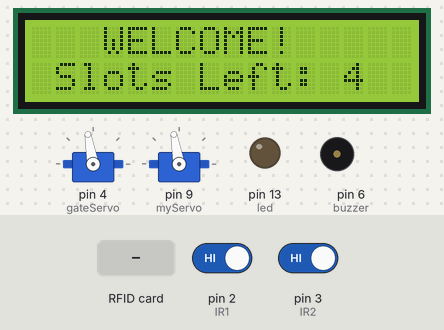
Recording of a sketch running on a simulated Arduino Mega 2560, built with avr-gcc and run on an emulated ATmega2560. Parts: 16×2 character LCD, 2 × servo, output pins drawn as LEDs (lit = HIGH), buzzer (waves = sounding, pin HIGH). The inputs (shaded band) are chosen by the test bench; at power-on: pin 2 (IR1) HIGH, pin 3 (IR2) HIGH. Pins used as bus, display or sensor lines are not drawn; what the sketch prints to the serial monitor is not drawn.

Above: at 3.3 s.
3.4 s: RFID card F4 D2 12 05 held to the reader
At 4.1 s:
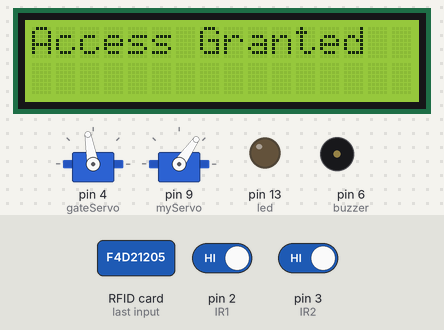
6.4 s: RFID card 5E 7A 19 C4 held to the reader
At 7.8 s:
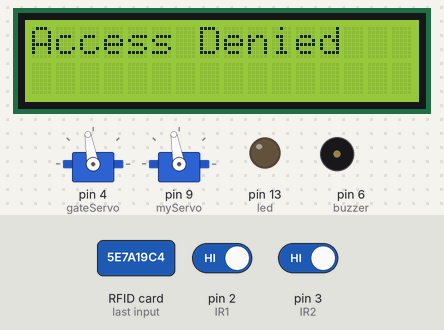
9.4 s: pin 2 (IR1) driven LOW
At 9.7 s:
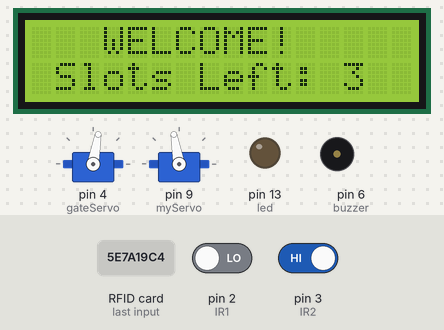
10.9 s: RFID card 03 62 CD A9 held to the reader
At 11.4 s:
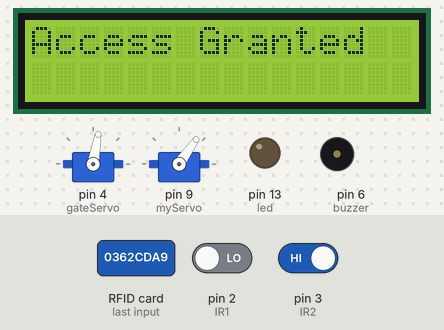
13.9 s: pin 3 (IR2) driven LOW
At 15.7 s:
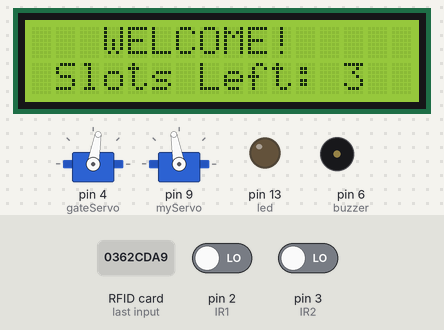
16.9 s: pin 2 (IR1) driven HIGH
At 17.8 s:
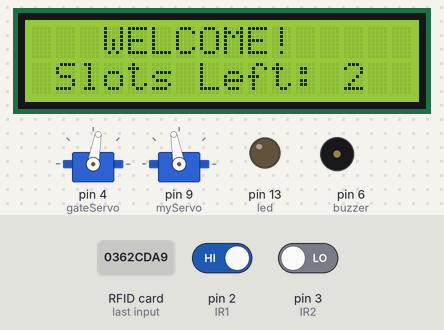
Timing chart, 0 to 19.6 s (numbered marks = the images above; inputs shaded):
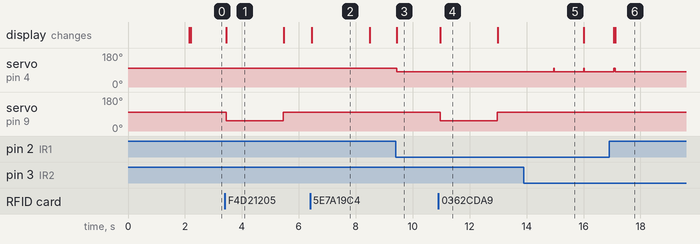

Measured:
- after the input at 3.4 s, servo on pin 9 (myServo): 100° → 55° after 0.05 s, → 100° 2.0 s later; the display: changes after 0.05 s (image 1)
- after the input at 6.4 s, the display: changes after 0.06 s (image 2)
- after the input at 9.4 s, servo on pin 4 (gateServo): 100° → 80° after 0.05 s; the display: changes after 0.05 s (image 3)
- after the input at 10.9 s, servo on pin 9 (myServo): 100° → 55° after 0.06 s, → 100° 2.0 s later; the display: changes after 0.06 s (image 4)
- after the input at 13.9 s, servo on pin 4 (gateServo): alternates 100° for 0.03 s and 80° for 1.0 s, starting after 1.1 s
- after the input at 16.9 s, servo on pin 4 (gateServo): goes on until 17.1 s, then stays 80°
- what the display in image 1 shows lasts 2.0 s, from 3.5 s to 5.5 s

The sketch:

Smartcarparkingsystem.ino
```cpp
#include <SPI.h>
#include <MFRC522.h>
#include <Wire.h>
#include <LiquidCrystal_I2C.h>
#include <Servo.h>

#define SS_PIN 53
#define RST_PIN 5
MFRC522 mfrc522(SS_PIN, RST_PIN);

LiquidCrystal_I2C lcd(0x27, 16, 2);

Servo gateServo;
Servo myServo;


int IR1 = 2;
int IR2 = 3;
int buzzer = 6;
int led = 13;

int Slot = 4;
int flag1 = 0;
int flag2 = 0;

String allowedCards[] = {
  "F4D21205",
  "0362CDA9"
};
int totalCards = 2;

void setup() {
  Serial.begin(9600);
  SPI.begin();
  mfrc522.PCD_Init();

  lcd.init();
  lcd.backlight();

  gateServo.attach(4);
  gateServo.write(100);


  myServo.attach(9);
  myServo.write(100);

  pinMode(IR1, INPUT);
  pinMode(IR2, INPUT);
  pinMode(buzzer, OUTPUT);
  pinMode(led, OUTPUT);

  lcd.setCursor(0,0);
  lcd.print("    ARDUINO    ");
  lcd.setCursor(0,1);
  lcd.print(" PARKING SYSTEM  ");
  delay(2000);
  lcd.clear();
}

void loop() {
  if (mfrc522.PICC_IsNewCardPresent() && mfrc522.PICC_ReadCardSerial()) {
    String readUID = "";
    for (byte i = 0; i < mfrc522.uid.size; i++) {
      if (mfrc522.uid.uidByte[i] < 0x10) readUID += "0";
      readUID += String(mfrc522.uid.uidByte[i], HEX);
    }
    readUID.toUpperCase();

    Serial.print("Scanned UID: ");
    Serial.println(readUID);

    if (checkUID(readUID)) {
      if (Slot > 0) {
        lcd.clear();
        lcd.setCursor(0,0);
        lcd.print("Access Granted");
        myServo.write(55);
        delay(2000);
        myServo.write(100);
      } else {
        fullAlert();
      }
    } else {
      lcd.clear();
      lcd.setCursor(0,0);
      lcd.print("Access Denied");
      delay(2000);
    }

    mfrc522.PICC_HaltA();
  }

  if (digitalRead(IR1) == LOW && flag1 == 0) {
    if (Slot > 0) {
      flag1 = 1;
      if (flag2 == 0) {
        gateServo.write(80);
        Slot--;
      }
    } else {
      fullAlert();
    }
  }

  if (digitalRead(IR2) == LOW && flag2 == 0) {
    flag2 = 1;
    if (flag1 == 0) {
      gateServo.write(80);
      Slot++;
    }
  }


  if (flag1 == 1 && flag2 == 1) {
    delay(1000);
    gateServo.write(100);
    flag1 = 0;
    flag2 = 0;
  }

  lcd.setCursor(0,0);
  lcd.print("   WELCOME!    ");
  lcd.setCursor(0,1);
  lcd.print(" Slots Left: ");
  lcd.print(Slot);
}

bool checkUID(String uid) {
  for (int i = 0; i < totalCards; i++) {
    if (uid == allowedCards[i]) return true;
  }
  return false;
}

void fullAlert() {
  lcd.clear();
  lcd.setCursor(0,0);
  lcd.print("     SORRY!     ");
  lcd.setCursor(0,1);
  lcd.print("  Parking Full  ");
  delay(2000);
  lcd.clear();

  for(int i=0;i<10;i++){
    digitalWrite(buzzer,HIGH);
    digitalWrite(led,HIGH);
    delay(200);
    digitalWrite(buzzer,LOW);
    digitalWrite(led,LOW);
    delay(200);
  }
}
```
